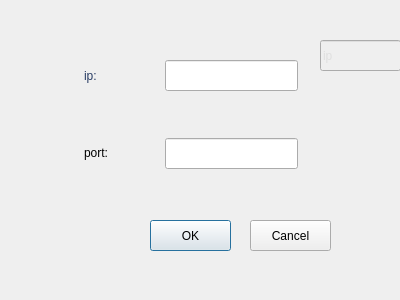
<?xml version="1.0" encoding="UTF-8"?>
<ui version="4.0">
 <class>login</class>
 <widget class="QDialog" name="login">
  <property name="geometry">
   <rect>
    <x>0</x>
    <y>0</y>
    <width>400</width>
    <height>300</height>
   </rect>
  </property>
  <property name="windowTitle">
   <string>登录</string>
  </property>
  <widget class="QLabel" name="label_5">
   <property name="enabled">
    <bool>true</bool>
   </property>
   <property name="geometry">
    <rect>
     <x>0</x>
     <y>-140</y>
     <width>411</width>
     <height>471</height>
    </rect>
   </property>
   <property name="styleSheet">
    <string notr="true">border-image: url(:/image/2.jpg);</string>
   </property>
   <property name="text">
    <string/>
   </property>
  </widget>
  <widget class="QLineEdit" name="lineEdit">
   <property name="enabled">
    <bool>false</bool>
   </property>
   <property name="geometry">
    <rect>
     <x>320</x>
     <y>40</y>
     <width>81</width>
     <height>31</height>
    </rect>
   </property>
   <property name="layoutDirection">
    <enum>Qt::LeftToRight</enum>
   </property>
   <property name="styleSheet">
    <string notr="true">color: rgb(223, 223, 223);
font: 75 20pt &quot;Adobe Arabic&quot;;</string>
   </property>
   <property name="text">
    <string>ip</string>
   </property>
  </widget>
  <widget class="QLineEdit" name="port">
   <property name="geometry">
    <rect>
     <x>165</x>
     <y>138</y>
     <width>133</width>
     <height>31</height>
    </rect>
   </property>
   <property name="styleSheet">
    <string notr="true">color: rgb(222, 222, 222);</string>
   </property>
  </widget>
  <widget class="QLineEdit" name="ip">
   <property name="enabled">
    <bool>true</bool>
   </property>
   <property name="geometry">
    <rect>
     <x>165</x>
     <y>60</y>
     <width>133</width>
     <height>31</height>
    </rect>
   </property>
   <property name="styleSheet">
    <string notr="true">color: rgb(222, 222, 222);</string>
   </property>
  </widget>
  <widget class="QLabel" name="label">
   <property name="geometry">
    <rect>
     <x>84</x>
     <y>60</y>
     <width>81</width>
     <height>31</height>
    </rect>
   </property>
   <property name="styleSheet">
    <string notr="true">color: rgb(40, 60, 100);
font: 75 20pt &quot;Adobe Arabic&quot;;</string>
   </property>
   <property name="text">
    <string>ip:</string>
   </property>
  </widget>
  <widget class="QLabel" name="label_2">
   <property name="geometry">
    <rect>
     <x>84</x>
     <y>138</y>
     <width>81</width>
     <height>30</height>
    </rect>
   </property>
   <property name="styleSheet">
    <string notr="true">
font: 75 20pt &quot;Adobe Arabic&quot;;</string>
   </property>
   <property name="text">
    <string>port:</string>
   </property>
  </widget>
  <widget class="QLabel" name="label_3">
   <property name="enabled">
    <bool>false</bool>
   </property>
   <property name="geometry">
    <rect>
     <x>160</x>
     <y>100</y>
     <width>141</width>
     <height>21</height>
    </rect>
   </property>
   <property name="styleSheet">
    <string notr="true">color: rgb(255, 0, 0);
font: 75 12pt &quot;Adobe Arabic&quot;;</string>
   </property>
   <property name="text">
    <string/>
   </property>
  </widget>
  <widget class="QLabel" name="label_4">
   <property name="geometry">
    <rect>
     <x>160</x>
     <y>180</y>
     <width>141</width>
     <height>21</height>
    </rect>
   </property>
   <property name="styleSheet">
    <string notr="true">color: rgb(255, 0, 0);
font: 75 12pt &quot;Adobe Arabic&quot;;</string>
   </property>
   <property name="text">
    <string/>
   </property>
  </widget>
  <widget class="QPushButton" name="pushButton">
   <property name="geometry">
    <rect>
     <x>150</x>
     <y>220</y>
     <width>81</width>
     <height>31</height>
    </rect>
   </property>
   <property name="styleSheet">
    <string notr="true"/>
   </property>
   <property name="text">
    <string>OK</string>
   </property>
  </widget>
  <widget class="QPushButton" name="pushButton_2">
   <property name="geometry">
    <rect>
     <x>250</x>
     <y>220</y>
     <width>81</width>
     <height>31</height>
    </rect>
   </property>
   <property name="text">
    <string>Cancel</string>
   </property>
  </widget>
  <zorder>label_5</zorder>
  <zorder>port</zorder>
  <zorder>ip</zorder>
  <zorder>label</zorder>
  <zorder>label_2</zorder>
  <zorder>label_3</zorder>
  <zorder>label_4</zorder>
  <zorder>pushButton</zorder>
  <zorder>pushButton_2</zorder>
  <zorder>lineEdit</zorder>
 </widget>
 <tabstops>
  <tabstop>ip</tabstop>
  <tabstop>port</tabstop>
  <tabstop>pushButton</tabstop>
  <tabstop>pushButton_2</tabstop>
  <tabstop>lineEdit</tabstop>
 </tabstops>
 <resources/>
 <connections>
  <connection>
   <sender>pushButton_2</sender>
   <signal>clicked()</signal>
   <receiver>login</receiver>
   <slot>close()</slot>
   <hints>
    <hint type="sourcelabel">
     <x>304</x>
     <y>253</y>
    </hint>
    <hint type="destinationlabel">
     <x>317</x>
     <y>214</y>
    </hint>
   </hints>
  </connection>
 </connections>
</ui>
